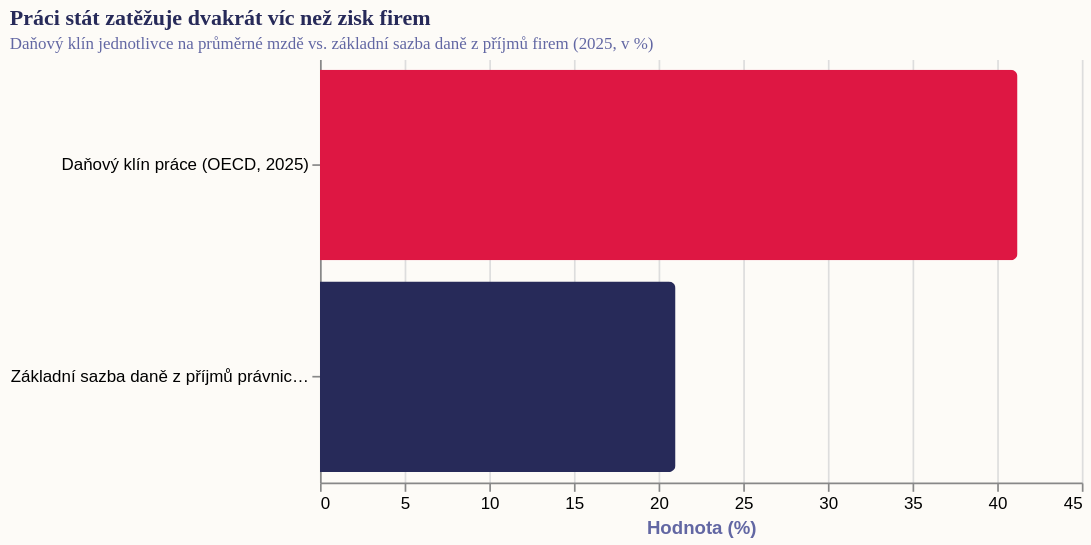

The Vega-Lite source for this figure:
### Vega-Lite specification from a JSON file in a GitHub repository (floating-point values rounded to 4 significant figures)
{"_source": "[OECD Taxing Wages 2026: Czechia – tax wedge, single worker 2025](https://www.oecd.org/content/dam/oecd/en/publications/reports/2026/04/taxing-wages-2026-country-notes_491a0e97/czechia_43e03785/e5066e64-en.pdf), [zákon č. 586/1992 Sb., o daních z příjmů, § 21 odst. 1](https://www.zakonyprolidi.cz/cs/1992-586#p21)", "$schema": "https://vega.github.io/schema/vega-lite/v5.json", "description": "Fiskální hrozba: daňový klín práce vs. základní sazba daně z příjmů právnických osob v ČR", "width": 450, "height": 250, "autosize": {"type": "pad", "resize": true}, "background": "#fdfbf7", "data": {"values": [{"cat": "Daňový klín práce (OECD, 2025)", "val": 41.2, "color": "#de1743"}, {"cat": "Základní sazba daně z příjmů právnických osob", "val": 21.0, "color": "#272a59"}]}, "mark": {"type": "bar", "tooltip": true, "cornerRadiusEnd": 4}, "encoding": {"y": {"field": "cat", "type": "nominal", "title": null, "sort": "-x"}, "x": {"field": "val", "type": "quantitative", "title": "Hodnota (%)"}, "color": {"field": "color", "type": "nominal", "scale": null}}, "config": {"view": {"stroke": "transparent"}, "title": {"font": "Roboto Slab", "fontWeight": "bold", "fontSize": 13, "anchor": "start", "color": "#272a59", "subtitleFont": "Work Sans", "subtitleFontSize": 10, "subtitleColor": "#6267a3"}, "axis": {"titleColor": "#6267a3"}, "legend": {}}, "title": {"text": "Práci stát zatěžuje dvakrát víc než zisk firem", "subtitle": "Daňový klín jednotlivce na průměrné mzdě vs. základní sazba daně z příjmů firem (2025, v %)"}}
